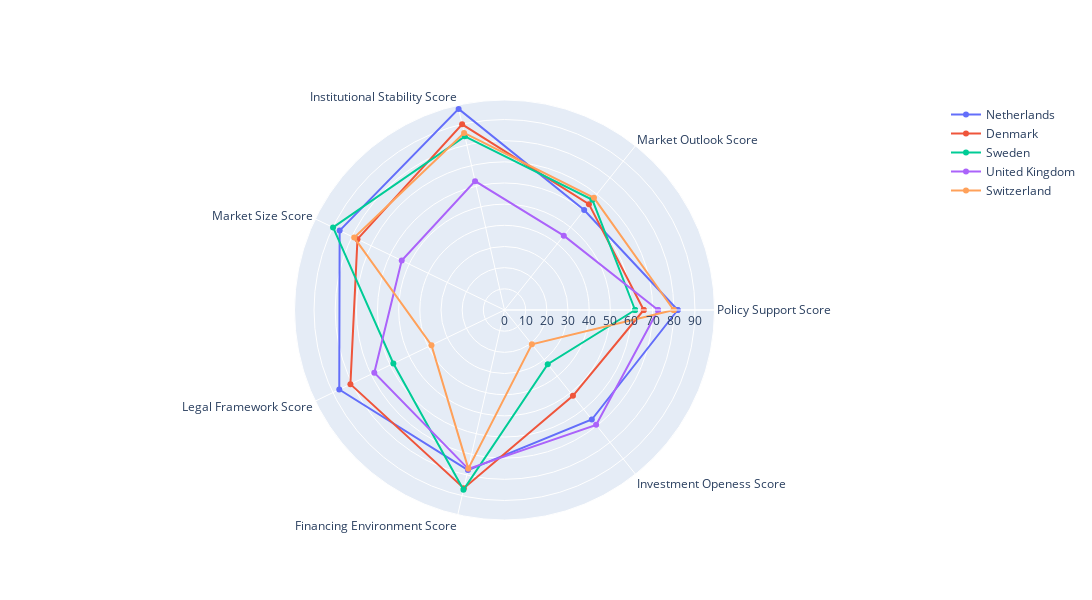

Notebook code cell kept with this figure:
### Code cell
# Top 5
top_5 = radar_chart(rw_categories,"Country", "Overall Score", 1, 5)

### Figure 1 — Plotly figure (JSON) as saved in the notebook; plotly's stock layout.template omitted (floating-point values rounded to 4 significant figures)
{"data": [{"name": "Netherlands", "r": [81.83, 60.38, 97.45, 86.45, 86.65, 77.6, 66.18, 81.83], "theta": ["Policy Support Score", "Market Outlook Score", "Institutional Stability Score", "Market Size Score", "Legal Framework Score", "Financing Environment Score", "Investment Openess Score", "Policy Support Score"], "type": "scatterpolar"}, {"name": "Denmark", "r": [65.78, 63.98, 89.98, 77.1, 80.8, 86.35, 51.87, 65.78], "theta": ["Policy Support Score", "Market Outlook Score", "Institutional Stability Score", "Market Size Score", "Legal Framework Score", "Financing Environment Score", "Investment Openess Score", "Policy Support Score"], "type": "scatterpolar"}, {"name": "Sweden", "r": [61.7, 66.6, 84.15, 89.9, 58.28, 87.15, 32.77, 61.7], "theta": ["Policy Support Score", "Market Outlook Score", "Institutional Stability Score", "Market Size Score", "Legal Framework Score", "Financing Environment Score", "Investment Openess Score", "Policy Support Score"], "type": "scatterpolar"}, {"name": "United Kingdom", "r": [72.55, 44.92, 62.45, 53.9, 68.28, 77.03, 69.42, 72.55], "theta": ["Policy Support Score", "Market Outlook Score", "Institutional Stability Score", "Market Size Score", "Legal Framework Score", "Financing Environment Score", "Investment Openess Score", "Policy Support Score"], "type": "scatterpolar"}, {"name": "Switzerland", "r": [79.95, 67.8, 85.8, 78.82, 38.3, 76.87, 20.73, 79.95], "theta": ["Policy Support Score", "Market Outlook Score", "Institutional Stability Score", "Market Size Score", "Legal Framework Score", "Financing Environment Score", "Investment Openess Score", "Policy Support Score"], "type": "scatterpolar"}], "layout": {"autosize": false, "height": 600, "polar": {"radialaxis": {"visible": true}}, "width": 1200}}
